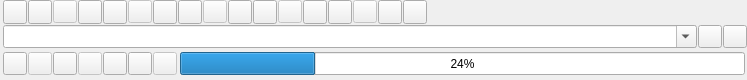
<?xml version="1.0" encoding="UTF-8"?>
<ui version="4.0">
 <class>CTreeToolBar</class>
 <widget class="CTreeToolBar" name="CTreeToolBar">
  <property name="geometry">
   <rect>
    <x>0</x>
    <y>0</y>
    <width>747</width>
    <height>80</height>
   </rect>
  </property>
  <property name="sizePolicy">
   <sizepolicy hsizetype="Ignored" vsizetype="Preferred">
    <horstretch>0</horstretch>
    <verstretch>0</verstretch>
   </sizepolicy>
  </property>
  <property name="minimumSize">
   <size>
    <width>0</width>
    <height>0</height>
   </size>
  </property>
  <property name="contextMenuPolicy">
   <enum>Qt::NoContextMenu</enum>
  </property>
  <property name="skinBackground" stdset="0">
   <string notr="true">usetransparent=&quot;1&quot; can_glass=&quot;1&quot; useSystemColorizationColor=&quot;0&quot; hideAllWhenGlass=&quot;1&quot; hideImageWhenTransparent=&quot;1&quot;  colorizationColorMinAlpha=&quot;0.0&quot;  src=&quot;img\tree\toolbar\toolbarback.png&quot;</string>
  </property>
  <property name="minFor2Row" stdset="0">
   <number>470</number>
  </property>
  <layout class="QGridLayout" name="grid0">
   <property name="sizeConstraint">
    <enum>QLayout::SetMinimumSize</enum>
   </property>
   <property name="leftMargin">
    <number>3</number>
   </property>
   <property name="topMargin">
    <number>0</number>
   </property>
   <property name="rightMargin">
    <number>0</number>
   </property>
   <property name="bottomMargin">
    <number>3</number>
   </property>
   <property name="spacing">
    <number>1</number>
   </property>
   <item row="0" column="0">
    <layout class="QHBoxLayout" name="row1" stretch="0,0,0,0,0,0,0,0,0,0,0,0,0,0,0,0,0,0">
     <property name="spacing">
      <number>1</number>
     </property>
     <property name="sizeConstraint">
      <enum>QLayout::SetMinimumSize</enum>
     </property>
     <item alignment="Qt::AlignLeft">
      <widget class="CSkinButton" name="LOAD_PLAYLIST_ID">
       <property name="sizePolicy">
        <sizepolicy hsizetype="Minimum" vsizetype="Minimum">
         <horstretch>0</horstretch>
         <verstretch>0</verstretch>
        </sizepolicy>
       </property>
       <property name="cursor">
        <cursorShape>PointingHandCursor</cursorShape>
       </property>
       <property name="focusPolicy">
        <enum>Qt::NoFocus</enum>
       </property>
       <property name="contextMenuPolicy">
        <enum>Qt::NoContextMenu</enum>
       </property>
       <property name="toolButtonStyle">
        <enum>Qt::ToolButtonIconOnly</enum>
       </property>
       <property name="skinImage" stdset="0">
        <stringlist notr="true">
         <string>src=&quot;img\tree\toolbar\loadplst.png&quot; tooltip=&quot;translateMe(Load playlist)&quot; statecount=&quot;3&quot; duration=&quot;200&quot; checked=&quot;1&quot;</string>
        </stringlist>
       </property>
      </widget>
     </item>
     <item alignment="Qt::AlignLeft">
      <widget class="CSkinButton" name="REFRESH_PLAYLIST_ID">
       <property name="sizePolicy">
        <sizepolicy hsizetype="Minimum" vsizetype="Minimum">
         <horstretch>0</horstretch>
         <verstretch>0</verstretch>
        </sizepolicy>
       </property>
       <property name="cursor">
        <cursorShape>PointingHandCursor</cursorShape>
       </property>
       <property name="focusPolicy">
        <enum>Qt::NoFocus</enum>
       </property>
       <property name="contextMenuPolicy">
        <enum>Qt::NoContextMenu</enum>
       </property>
       <property name="toolButtonStyle">
        <enum>Qt::ToolButtonIconOnly</enum>
       </property>
       <property name="skinImage" stdset="0">
        <stringlist notr="true">
         <string>src=&quot;img\tree\toolbar\refreshplst.png&quot; tooltip=&quot;translateMe(Refresh playlist)&quot;</string>
        </stringlist>
       </property>
      </widget>
     </item>
     <item alignment="Qt::AlignLeft">
      <widget class="CSkinButton" name="SEPARATOR_ID">
       <property name="enabled">
        <bool>false</bool>
       </property>
       <property name="focusPolicy">
        <enum>Qt::NoFocus</enum>
       </property>
       <property name="contextMenuPolicy">
        <enum>Qt::NoContextMenu</enum>
       </property>
       <property name="text">
        <string notr="true"/>
       </property>
       <property name="skinImage" stdset="0">
        <stringlist notr="true">
         <string>src=&quot;img\tree\toolbar\toolbarseparator.png&quot;</string>
        </stringlist>
       </property>
      </widget>
     </item>
     <item alignment="Qt::AlignLeft">
      <widget class="CSkinButton" name="FAVORIT_ID">
       <property name="sizePolicy">
        <sizepolicy hsizetype="Minimum" vsizetype="Minimum">
         <horstretch>0</horstretch>
         <verstretch>0</verstretch>
        </sizepolicy>
       </property>
       <property name="cursor">
        <cursorShape>PointingHandCursor</cursorShape>
       </property>
       <property name="focusPolicy">
        <enum>Qt::NoFocus</enum>
       </property>
       <property name="contextMenuPolicy">
        <enum>Qt::NoContextMenu</enum>
       </property>
       <property name="checkable">
        <bool>true</bool>
       </property>
       <property name="toolButtonStyle">
        <enum>Qt::ToolButtonIconOnly</enum>
       </property>
       <property name="skinImage" stdset="0">
        <stringlist notr="true">
         <string>src=&quot;img\tree\toolbar\toolbarfav.png&quot; tooltip=&quot;translateMe(Favorite channels/media)&quot;</string>
         <string>checked=&quot;1&quot; src=&quot;img\tree\toolbar\toolbarfav1.png&quot; maxcount=&quot;1&quot; duration=&quot;0&quot; tooltip=&quot;translateMe(Favorite channels/media)&quot;</string>
         <string>disabled=&quot;1&quot; src=&quot;img\tree\toolbar\toolbarfav2.png&quot;</string>
        </stringlist>
       </property>
      </widget>
     </item>
     <item alignment="Qt::AlignLeft">
      <widget class="CSkinButton" name="SHOWGROUP_ID">
       <property name="sizePolicy">
        <sizepolicy hsizetype="Minimum" vsizetype="Minimum">
         <horstretch>0</horstretch>
         <verstretch>0</verstretch>
        </sizepolicy>
       </property>
       <property name="cursor">
        <cursorShape>PointingHandCursor</cursorShape>
       </property>
       <property name="focusPolicy">
        <enum>Qt::NoFocus</enum>
       </property>
       <property name="contextMenuPolicy">
        <enum>Qt::NoContextMenu</enum>
       </property>
       <property name="checkable">
        <bool>true</bool>
       </property>
       <property name="toolButtonStyle">
        <enum>Qt::ToolButtonIconOnly</enum>
       </property>
       <property name="skinImage" stdset="0">
        <stringlist notr="true">
         <string>src=&quot;img\tree\toolbar\toolbargroup.png&quot; tooltip=&quot;translateMe(Enable grouping)&quot;</string>
         <string>checked=&quot;1&quot; src=&quot;img\tree\toolbar\toolbargroup1.png&quot; maxcount=&quot;1&quot; duration=&quot;0&quot; tooltip=&quot;translateMe(Disable grouping)&quot;</string>
        </stringlist>
       </property>
      </widget>
     </item>
     <item alignment="Qt::AlignLeft">
      <widget class="CSkinButton" name="SEPARATOR_ID">
       <property name="enabled">
        <bool>false</bool>
       </property>
       <property name="focusPolicy">
        <enum>Qt::NoFocus</enum>
       </property>
       <property name="contextMenuPolicy">
        <enum>Qt::NoContextMenu</enum>
       </property>
       <property name="text">
        <string notr="true"/>
       </property>
       <property name="skinImage" stdset="0">
        <stringlist notr="true">
         <string>src=&quot;img\tree\toolbar\toolbarseparator.png&quot;</string>
        </stringlist>
       </property>
      </widget>
     </item>
     <item alignment="Qt::AlignLeft">
      <widget class="CSkinButton" name="NEW_ID">
       <property name="sizePolicy">
        <sizepolicy hsizetype="Minimum" vsizetype="Minimum">
         <horstretch>0</horstretch>
         <verstretch>0</verstretch>
        </sizepolicy>
       </property>
       <property name="cursor">
        <cursorShape>PointingHandCursor</cursorShape>
       </property>
       <property name="focusPolicy">
        <enum>Qt::NoFocus</enum>
       </property>
       <property name="contextMenuPolicy">
        <enum>Qt::NoContextMenu</enum>
       </property>
       <property name="toolButtonStyle">
        <enum>Qt::ToolButtonIconOnly</enum>
       </property>
       <property name="skinImage" stdset="0">
        <stringlist notr="true">
         <string>src=&quot;img\tree\toolbar\toolbarnew.png&quot; tooltip=&quot;translateMe(New channel/media)&quot;</string>
        </stringlist>
       </property>
      </widget>
     </item>
     <item alignment="Qt::AlignLeft">
      <widget class="CSkinButton" name="NEW_GROUP_ID">
       <property name="sizePolicy">
        <sizepolicy hsizetype="Minimum" vsizetype="Minimum">
         <horstretch>0</horstretch>
         <verstretch>0</verstretch>
        </sizepolicy>
       </property>
       <property name="cursor">
        <cursorShape>PointingHandCursor</cursorShape>
       </property>
       <property name="focusPolicy">
        <enum>Qt::NoFocus</enum>
       </property>
       <property name="contextMenuPolicy">
        <enum>Qt::NoContextMenu</enum>
       </property>
       <property name="toolButtonStyle">
        <enum>Qt::ToolButtonIconOnly</enum>
       </property>
       <property name="skinImage" stdset="0">
        <stringlist notr="true">
         <string>src=&quot;img\tree\toolbar\toolbarnewgroup.png&quot; tooltip=&quot;translateMe(New group)&quot;</string>
        </stringlist>
       </property>
      </widget>
     </item>
     <item alignment="Qt::AlignLeft">
      <widget class="CSkinButton" name="SEPARATOR_ID">
       <property name="enabled">
        <bool>false</bool>
       </property>
       <property name="focusPolicy">
        <enum>Qt::NoFocus</enum>
       </property>
       <property name="contextMenuPolicy">
        <enum>Qt::NoContextMenu</enum>
       </property>
       <property name="text">
        <string notr="true"/>
       </property>
       <property name="skinImage" stdset="0">
        <stringlist notr="true">
         <string>src=&quot;img\tree\toolbar\toolbarseparator.png&quot;</string>
        </stringlist>
       </property>
      </widget>
     </item>
     <item alignment="Qt::AlignLeft">
      <widget class="CSkinButton" name="DELETE_ID">
       <property name="sizePolicy">
        <sizepolicy hsizetype="Minimum" vsizetype="Minimum">
         <horstretch>0</horstretch>
         <verstretch>0</verstretch>
        </sizepolicy>
       </property>
       <property name="cursor">
        <cursorShape>PointingHandCursor</cursorShape>
       </property>
       <property name="focusPolicy">
        <enum>Qt::NoFocus</enum>
       </property>
       <property name="contextMenuPolicy">
        <enum>Qt::NoContextMenu</enum>
       </property>
       <property name="toolButtonStyle">
        <enum>Qt::ToolButtonIconOnly</enum>
       </property>
       <property name="skinImage" stdset="0">
        <stringlist notr="true">
         <string>src=&quot;img\tree\toolbar\toolbardelete.png&quot; tooltip=&quot;translateMe(Delete)&quot;</string>
        </stringlist>
       </property>
      </widget>
     </item>
     <item alignment="Qt::AlignLeft">
      <widget class="CSkinButton" name="DELETE_ALL_ID">
       <property name="sizePolicy">
        <sizepolicy hsizetype="Minimum" vsizetype="Minimum">
         <horstretch>0</horstretch>
         <verstretch>0</verstretch>
        </sizepolicy>
       </property>
       <property name="cursor">
        <cursorShape>PointingHandCursor</cursorShape>
       </property>
       <property name="focusPolicy">
        <enum>Qt::NoFocus</enum>
       </property>
       <property name="contextMenuPolicy">
        <enum>Qt::NoContextMenu</enum>
       </property>
       <property name="toolButtonStyle">
        <enum>Qt::ToolButtonIconOnly</enum>
       </property>
       <property name="skinImage" stdset="0">
        <stringlist notr="true">
         <string>src=&quot;img\tree\toolbar\toolbardeleteall.png&quot; tooltip=&quot;translateMe(Delete all visible)&quot;</string>
        </stringlist>
       </property>
      </widget>
     </item>
     <item alignment="Qt::AlignLeft">
      <widget class="CSkinButton" name="SEPARATOR_ID">
       <property name="enabled">
        <bool>false</bool>
       </property>
       <property name="focusPolicy">
        <enum>Qt::NoFocus</enum>
       </property>
       <property name="contextMenuPolicy">
        <enum>Qt::NoContextMenu</enum>
       </property>
       <property name="text">
        <string notr="true"/>
       </property>
       <property name="skinImage" stdset="0">
        <stringlist notr="true">
         <string>src=&quot;img\tree\toolbar\toolbarseparator.png&quot;</string>
        </stringlist>
       </property>
      </widget>
     </item>
     <item alignment="Qt::AlignLeft">
      <widget class="CSkinButton" name="PROGRAMM_VIEW_ID">
       <property name="sizePolicy">
        <sizepolicy hsizetype="Minimum" vsizetype="Minimum">
         <horstretch>0</horstretch>
         <verstretch>0</verstretch>
        </sizepolicy>
       </property>
       <property name="cursor">
        <cursorShape>PointingHandCursor</cursorShape>
       </property>
       <property name="focusPolicy">
        <enum>Qt::NoFocus</enum>
       </property>
       <property name="contextMenuPolicy">
        <enum>Qt::NoContextMenu</enum>
       </property>
       <property name="popupMode">
        <enum>QToolButton::InstantPopup</enum>
       </property>
       <property name="toolButtonStyle">
        <enum>Qt::ToolButtonIconOnly</enum>
       </property>
       <property name="skinImage" stdset="0">
        <stringlist notr="true">
         <string>src=&quot;img\tree\toolbar\toolbarprview.png&quot; tooltip=&quot;translateMe(EPG)&quot;</string>
        </stringlist>
       </property>
      </widget>
     </item>
     <item alignment="Qt::AlignLeft">
      <widget class="CSkinButton" name="VIEW_ID">
       <property name="sizePolicy">
        <sizepolicy hsizetype="Minimum" vsizetype="Minimum">
         <horstretch>0</horstretch>
         <verstretch>0</verstretch>
        </sizepolicy>
       </property>
       <property name="cursor">
        <cursorShape>PointingHandCursor</cursorShape>
       </property>
       <property name="focusPolicy">
        <enum>Qt::NoFocus</enum>
       </property>
       <property name="contextMenuPolicy">
        <enum>Qt::NoContextMenu</enum>
       </property>
       <property name="popupMode">
        <enum>QToolButton::InstantPopup</enum>
       </property>
       <property name="toolButtonStyle">
        <enum>Qt::ToolButtonIconOnly</enum>
       </property>
       <property name="skinImage" stdset="0">
        <stringlist notr="true">
         <string>src=&quot;img\tree\toolbar\toolbarview.png&quot; tooltip=&quot;translateMe(Switcher (EPG, Channel Settings))&quot;</string>
        </stringlist>
       </property>
      </widget>
     </item>
     <item alignment="Qt::AlignLeft">
      <widget class="CSkinButton" name="SEPARATOR_ID">
       <property name="enabled">
        <bool>false</bool>
       </property>
       <property name="focusPolicy">
        <enum>Qt::NoFocus</enum>
       </property>
       <property name="contextMenuPolicy">
        <enum>Qt::NoContextMenu</enum>
       </property>
       <property name="text">
        <string notr="true"/>
       </property>
       <property name="skinImage" stdset="0">
        <stringlist notr="true">
         <string>src=&quot;img\tree\toolbar\toolbarseparator.png&quot;</string>
        </stringlist>
       </property>
      </widget>
     </item>
     <item alignment="Qt::AlignLeft">
      <widget class="CSkinButton" name="TREE_START_SCAN_ID">
       <property name="sizePolicy">
        <sizepolicy hsizetype="Minimum" vsizetype="Minimum">
         <horstretch>0</horstretch>
         <verstretch>0</verstretch>
        </sizepolicy>
       </property>
       <property name="cursor">
        <cursorShape>PointingHandCursor</cursorShape>
       </property>
       <property name="focusPolicy">
        <enum>Qt::NoFocus</enum>
       </property>
       <property name="contextMenuPolicy">
        <enum>Qt::NoContextMenu</enum>
       </property>
       <property name="popupMode">
        <enum>QToolButton::InstantPopup</enum>
       </property>
       <property name="toolButtonStyle">
        <enum>Qt::ToolButtonIconOnly</enum>
       </property>
       <property name="skinImage" stdset="0">
        <stringlist notr="true">
         <string>src=&quot;img\tree\toolbar\toolbarscan.png&quot; tooltip=&quot;translateMe(Check selected channels)&quot;</string>
        </stringlist>
       </property>
      </widget>
     </item>
     <item alignment="Qt::AlignLeft">
      <widget class="CSkinButton" name="PARENT_PROTECT_ID">
       <property name="sizePolicy">
        <sizepolicy hsizetype="Minimum" vsizetype="Minimum">
         <horstretch>0</horstretch>
         <verstretch>0</verstretch>
        </sizepolicy>
       </property>
       <property name="cursor">
        <cursorShape>PointingHandCursor</cursorShape>
       </property>
       <property name="focusPolicy">
        <enum>Qt::NoFocus</enum>
       </property>
       <property name="contextMenuPolicy">
        <enum>Qt::NoContextMenu</enum>
       </property>
       <property name="checkable">
        <bool>false</bool>
       </property>
       <property name="toolButtonStyle">
        <enum>Qt::ToolButtonIconOnly</enum>
       </property>
       <property name="skinImage" stdset="0">
        <stringlist notr="true">
         <string>src=&quot;img\tree\toolbar\toolbarparent1.png&quot; tooltip=&quot;translateMe(Parental control)&quot;</string>
         <string>src=&quot;img\tree\toolbar\toolbarparent2.png&quot; tooltip=&quot;translateMe(Parental control)&quot;</string>
        </stringlist>
       </property>
      </widget>
     </item>
     <item>
      <spacer name="horizontalSpacer">
       <property name="orientation">
        <enum>Qt::Horizontal</enum>
       </property>
       <property name="sizeHint" stdset="0">
        <size>
         <width>0</width>
         <height>20</height>
        </size>
       </property>
      </spacer>
     </item>
    </layout>
   </item>
   <item row="1" column="0">
    <layout class="QHBoxLayout" name="row2">
     <property name="spacing">
      <number>1</number>
     </property>
     <property name="sizeConstraint">
      <enum>QLayout::SetMinAndMaxSize</enum>
     </property>
     <item>
      <widget class="CComboBoxHelpers" name="COMBO_FILTER_ID">
       <property name="sizePolicy">
        <sizepolicy hsizetype="Expanding" vsizetype="Preferred">
         <horstretch>0</horstretch>
         <verstretch>0</verstretch>
        </sizepolicy>
       </property>
       <property name="editable">
        <bool>true</bool>
       </property>
       <property name="currentText">
        <string notr="true"/>
       </property>
       <property name="maxVisibleItems">
        <number>50</number>
       </property>
       <property name="insertPolicy">
        <enum>QComboBox::InsertAtTop</enum>
       </property>
       <property name="sizeAdjustPolicy">
        <enum>QComboBox::AdjustToMinimumContentsLength</enum>
       </property>
       <property name="placeholderText" stdset="0">
        <string>Filter...</string>
       </property>
       <property name="haveDeleteButtons" stdset="0">
        <bool>true</bool>
       </property>
      </widget>
     </item>
     <item>
      <widget class="CSkinButton" name="DELETE_FILTER_ID">
       <property name="sizePolicy">
        <sizepolicy hsizetype="Minimum" vsizetype="Minimum">
         <horstretch>0</horstretch>
         <verstretch>0</verstretch>
        </sizepolicy>
       </property>
       <property name="cursor">
        <cursorShape>PointingHandCursor</cursorShape>
       </property>
       <property name="focusPolicy">
        <enum>Qt::NoFocus</enum>
       </property>
       <property name="contextMenuPolicy">
        <enum>Qt::NoContextMenu</enum>
       </property>
       <property name="toolButtonStyle">
        <enum>Qt::ToolButtonIconOnly</enum>
       </property>
       <property name="skinImage" stdset="0">
        <stringlist notr="true">
         <string>src=&quot;img\tree\toolbar\delfilter.png&quot; tooltip=&quot;translateMe(Delete filter)&quot;</string>
        </stringlist>
       </property>
      </widget>
     </item>
     <item>
      <widget class="CSkinButton" name="AUTO_FILTER_ID">
       <property name="sizePolicy">
        <sizepolicy hsizetype="Minimum" vsizetype="Minimum">
         <horstretch>0</horstretch>
         <verstretch>0</verstretch>
        </sizepolicy>
       </property>
       <property name="cursor">
        <cursorShape>PointingHandCursor</cursorShape>
       </property>
       <property name="focusPolicy">
        <enum>Qt::NoFocus</enum>
       </property>
       <property name="contextMenuPolicy">
        <enum>Qt::NoContextMenu</enum>
       </property>
       <property name="checkable">
        <bool>true</bool>
       </property>
       <property name="toolButtonStyle">
        <enum>Qt::ToolButtonIconOnly</enum>
       </property>
       <property name="skinImage" stdset="0">
        <stringlist notr="true">
         <string>src=&quot;img\tree\toolbar\autofilter1.png&quot; tooltip=&quot;translateMe(Enable autofilter)&quot;</string>
         <string>checked=&quot;1&quot; src=&quot;img\tree\toolbar\autofilter2.png&quot; maxcount=&quot;1&quot; duration=&quot;0&quot; tooltip=&quot;translateMe(Disable autofilter)&quot;</string>
        </stringlist>
       </property>
      </widget>
     </item>
    </layout>
   </item>
   <item row="2" column="0">
    <layout class="QHBoxLayout" name="row3">
     <property name="spacing">
      <number>1</number>
     </property>
     <property name="topMargin">
      <number>3</number>
     </property>
     <property name="rightMargin">
      <number>2</number>
     </property>
     <property name="bottomMargin">
      <number>2</number>
     </property>
     <item>
      <widget class="CSkinButton" name="HIDE_SCAN_ID">
       <property name="sizePolicy">
        <sizepolicy hsizetype="Minimum" vsizetype="Minimum">
         <horstretch>0</horstretch>
         <verstretch>0</verstretch>
        </sizepolicy>
       </property>
       <property name="cursor">
        <cursorShape>PointingHandCursor</cursorShape>
       </property>
       <property name="focusPolicy">
        <enum>Qt::NoFocus</enum>
       </property>
       <property name="contextMenuPolicy">
        <enum>Qt::NoContextMenu</enum>
       </property>
       <property name="toolButtonStyle">
        <enum>Qt::ToolButtonIconOnly</enum>
       </property>
       <property name="skinImage" stdset="0">
        <stringlist notr="true">
         <string>src=&quot;img\tree\scanbar\hidebarscan.png&quot; tooltip=&quot;translateMe(Hide panel)&quot;</string>
        </stringlist>
       </property>
      </widget>
     </item>
     <item>
      <widget class="CSkinButton" name="SEPARATOR_ID">
       <property name="enabled">
        <bool>false</bool>
       </property>
       <property name="sizePolicy">
        <sizepolicy hsizetype="Minimum" vsizetype="Minimum">
         <horstretch>0</horstretch>
         <verstretch>0</verstretch>
        </sizepolicy>
       </property>
       <property name="focusPolicy">
        <enum>Qt::NoFocus</enum>
       </property>
       <property name="contextMenuPolicy">
        <enum>Qt::NoContextMenu</enum>
       </property>
       <property name="text">
        <string notr="true"/>
       </property>
       <property name="skinImage" stdset="0">
        <stringlist notr="true">
         <string>src=&quot;img\tree\toolbar\toolbarseparator.png&quot;</string>
        </stringlist>
       </property>
      </widget>
     </item>
     <item>
      <widget class="CSkinButton" name="STOP_SCAN_ID">
       <property name="sizePolicy">
        <sizepolicy hsizetype="Minimum" vsizetype="Minimum">
         <horstretch>0</horstretch>
         <verstretch>0</verstretch>
        </sizepolicy>
       </property>
       <property name="cursor">
        <cursorShape>PointingHandCursor</cursorShape>
       </property>
       <property name="focusPolicy">
        <enum>Qt::NoFocus</enum>
       </property>
       <property name="contextMenuPolicy">
        <enum>Qt::NoContextMenu</enum>
       </property>
       <property name="toolButtonStyle">
        <enum>Qt::ToolButtonIconOnly</enum>
       </property>
       <property name="skinImage" stdset="0">
        <stringlist notr="true">
         <string>src=&quot;img\tree\scanbar\stopscan.png&quot; tooltip=&quot;translateMe(Stop scanning)&quot;</string>
        </stringlist>
       </property>
      </widget>
     </item>
     <item>
      <widget class="CSkinButton" name="SEPARATOR_ID">
       <property name="enabled">
        <bool>false</bool>
       </property>
       <property name="sizePolicy">
        <sizepolicy hsizetype="Minimum" vsizetype="Minimum">
         <horstretch>0</horstretch>
         <verstretch>0</verstretch>
        </sizepolicy>
       </property>
       <property name="focusPolicy">
        <enum>Qt::NoFocus</enum>
       </property>
       <property name="contextMenuPolicy">
        <enum>Qt::NoContextMenu</enum>
       </property>
       <property name="text">
        <string notr="true"/>
       </property>
       <property name="skinImage" stdset="0">
        <stringlist notr="true">
         <string>src=&quot;img\tree\toolbar\toolbarseparator.png&quot;</string>
        </stringlist>
       </property>
      </widget>
     </item>
     <item>
      <widget class="CSkinButton" name="OPTION_SCAN_ID">
       <property name="sizePolicy">
        <sizepolicy hsizetype="Minimum" vsizetype="Minimum">
         <horstretch>0</horstretch>
         <verstretch>0</verstretch>
        </sizepolicy>
       </property>
       <property name="cursor">
        <cursorShape>PointingHandCursor</cursorShape>
       </property>
       <property name="focusPolicy">
        <enum>Qt::NoFocus</enum>
       </property>
       <property name="contextMenuPolicy">
        <enum>Qt::NoContextMenu</enum>
       </property>
       <property name="toolButtonStyle">
        <enum>Qt::ToolButtonIconOnly</enum>
       </property>
       <property name="skinImage" stdset="0">
        <stringlist notr="true">
         <string>src=&quot;img\tree\scanbar\optionscan.png&quot; tooltip=&quot;translateMe(Settings of scanning)&quot;</string>
        </stringlist>
       </property>
      </widget>
     </item>
     <item>
      <widget class="CSkinButton" name="SHOW_ERROR_SCAN_ID">
       <property name="sizePolicy">
        <sizepolicy hsizetype="Minimum" vsizetype="Minimum">
         <horstretch>0</horstretch>
         <verstretch>0</verstretch>
        </sizepolicy>
       </property>
       <property name="cursor">
        <cursorShape>PointingHandCursor</cursorShape>
       </property>
       <property name="focusPolicy">
        <enum>Qt::NoFocus</enum>
       </property>
       <property name="contextMenuPolicy">
        <enum>Qt::NoContextMenu</enum>
       </property>
       <property name="checkable">
        <bool>true</bool>
       </property>
       <property name="toolButtonStyle">
        <enum>Qt::ToolButtonIconOnly</enum>
       </property>
       <property name="skinImage" stdset="0">
        <stringlist notr="true">
         <string>src=&quot;img\tree\scanbar\showerror.png&quot; tooltip=&quot;translateMe(Show not working channels list)&quot;</string>
         <string>checked=&quot;1&quot; src=&quot;img\tree\scanbar\showerror1.png&quot; maxcount=&quot;1&quot; duration=&quot;0&quot; tooltip=&quot;translateMe(Show all)&quot;</string>
        </stringlist>
       </property>
      </widget>
     </item>
     <item>
      <widget class="CSkinButton" name="SEPARATOR_ID">
       <property name="enabled">
        <bool>false</bool>
       </property>
       <property name="sizePolicy">
        <sizepolicy hsizetype="Minimum" vsizetype="Minimum">
         <horstretch>0</horstretch>
         <verstretch>0</verstretch>
        </sizepolicy>
       </property>
       <property name="focusPolicy">
        <enum>Qt::NoFocus</enum>
       </property>
       <property name="contextMenuPolicy">
        <enum>Qt::NoContextMenu</enum>
       </property>
       <property name="text">
        <string notr="true"/>
       </property>
       <property name="skinImage" stdset="0">
        <stringlist notr="true">
         <string>src=&quot;img\tree\toolbar\toolbarseparator.png&quot;</string>
        </stringlist>
       </property>
      </widget>
     </item>
     <item>
      <spacer name="horizontalSpacer_2">
       <property name="orientation">
        <enum>Qt::Horizontal</enum>
       </property>
       <property name="sizeType">
        <enum>QSizePolicy::Fixed</enum>
       </property>
       <property name="sizeHint" stdset="0">
        <size>
         <width>2</width>
         <height>20</height>
        </size>
       </property>
      </spacer>
     </item>
     <item>
      <widget class="QProgressBar" name="PROGRESS_SCAN_ID">
       <property name="sizePolicy">
        <sizepolicy hsizetype="Expanding" vsizetype="Preferred">
         <horstretch>0</horstretch>
         <verstretch>0</verstretch>
        </sizepolicy>
       </property>
       <property name="value">
        <number>24</number>
       </property>
       <property name="alignment">
        <set>Qt::AlignLeading|Qt::AlignLeft|Qt::AlignVCenter</set>
       </property>
       <property name="format">
        <string notr="true">%p%</string>
       </property>
      </widget>
     </item>
    </layout>
   </item>
  </layout>
 </widget>
 <customwidgets>
  <customwidget>
   <class>CTreeToolBar</class>
   <extends>QWidget</extends>
   <header>treetoolbar.h</header>
   <container>1</container>
  </customwidget>
  <customwidget>
   <class>CSkinButton</class>
   <extends>QToolButton</extends>
   <header>skinbutton.h</header>
  </customwidget>
  <customwidget>
   <class>CComboBoxHelpers</class>
   <extends>QComboBox</extends>
   <header>comboboxhelpers.h</header>
  </customwidget>
 </customwidgets>
 <resources/>
 <connections/>
</ui>
